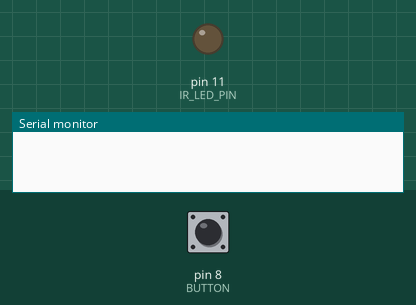
Simulated run of this sketch. Board: Arduino Uno, built with avr-gcc and run on an emulated ATmega328P. Parts: output pins drawn as LEDs (lit = HIGH), the last lines printed to the serial monitor. Inputs (shaded band) come from the test bench; at power-on: pin 8 (BUTTON) LOW.

Above: at 1.3 s.
1.4 s: pin 8 (BUTTON) pulled HIGH for 0.15 s
At 1.46 s:
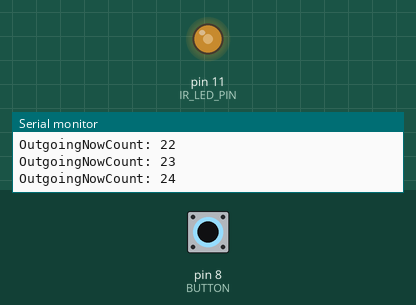
4.4 s: pin 8 (BUTTON) pulled HIGH for 1 s
At 4.74 s:
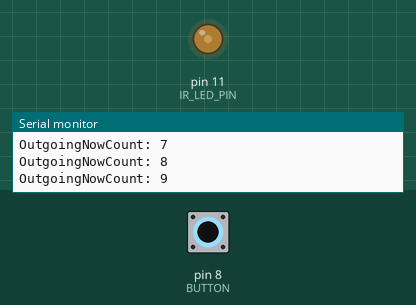
Timing chart, 0 to 7.4 s (numbered marks = the images above; inputs shaded):
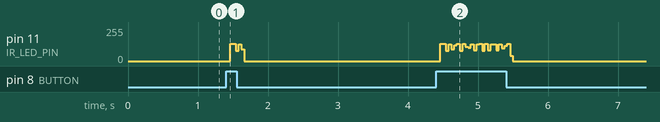

Measured:
- after the input at 1.4 s, pin 11 (IR_LED_PIN): 0/255 → 130/255 after 0.06 s, → 0/255 0.08 s later

The sketch:

IR_LED_OutgoingSimple.ino
```cpp
#define BUTTON 8
#define IR_LED_PIN 11
#define BUTTON_BUFFERING_COUNT 1000
#define OUTGOING_COUNT 50

int buttonCount;
int outgoingNowCount;
boolean irLedFlag;

void setup() {
  Serial.begin(115200);
  pinMode(BUTTON, INPUT);
  pinMode(IR_LED_PIN, OUTPUT);
  buttonCount = 0;
  outgoingNowCount = OUTGOING_COUNT;
  digitalWrite(IR_LED_PIN, LOW);
  irLedFlag = false;
  delay(100);
}

void loop() {
  if (digitalRead(BUTTON)==1) { buttonCount++;   }
  if (digitalRead(BUTTON)==0) { buttonCount = 0; }

  if (BUTTON_BUFFERING_COUNT < buttonCount) {
    outgoingNowCount = 0;
    buttonCount = 0;
  }

  if (outgoingNowCount < OUTGOING_COUNT) {
    outgoingNowCount++;
    Serial.print("OutgoingNowCount: ");
    Serial.println(outgoingNowCount);
    if (irLedFlag) {
      digitalWrite(IR_LED_PIN, HIGH);
      irLedFlag = false;
    } else {
      digitalWrite(IR_LED_PIN, LOW);
      irLedFlag = true;
    }
  } else {
    digitalWrite(IR_LED_PIN, LOW);
    irLedFlag = true;
  }
}
```
